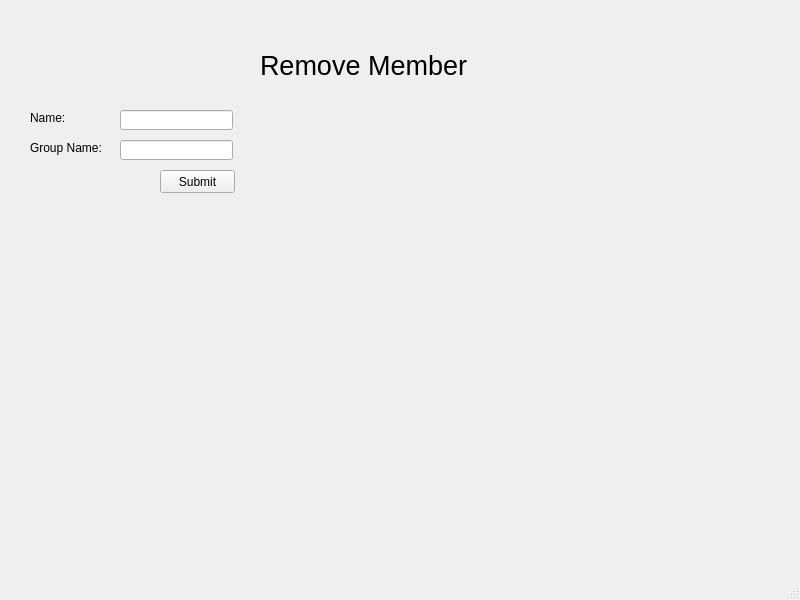
<?xml version="1.0" encoding="UTF-8"?>
<ui version="4.0">
 <class>MainWindow</class>
 <widget class="QMainWindow" name="MainWindow">
  <property name="geometry">
   <rect>
    <x>0</x>
    <y>0</y>
    <width>800</width>
    <height>600</height>
   </rect>
  </property>
  <property name="windowTitle">
   <string>MainWindow</string>
  </property>
  <widget class="QWidget" name="centralwidget">
   <widget class="QPushButton" name="submission_button">
    <property name="geometry">
     <rect>
      <x>160</x>
      <y>170</y>
      <width>75</width>
      <height>23</height>
     </rect>
    </property>
    <property name="text">
     <string>Submit</string>
    </property>
   </widget>
   <widget class="QLabel" name="title">
    <property name="geometry">
     <rect>
      <x>260</x>
      <y>20</y>
      <width>401</width>
      <height>91</height>
     </rect>
    </property>
    <property name="font">
     <font>
      <pointsize>20</pointsize>
     </font>
    </property>
    <property name="text">
     <string>Remove Member</string>
    </property>
   </widget>
   <widget class="QLineEdit" name="name_entry">
    <property name="geometry">
     <rect>
      <x>120</x>
      <y>110</y>
      <width>113</width>
      <height>20</height>
     </rect>
    </property>
    <property name="text">
     <string/>
    </property>
   </widget>
   <widget class="QLabel" name="name_label">
    <property name="geometry">
     <rect>
      <x>30</x>
      <y>110</y>
      <width>81</width>
      <height>16</height>
     </rect>
    </property>
    <property name="text">
     <string>Name:</string>
    </property>
   </widget>
   <widget class="QLineEdit" name="group_name_entry">
    <property name="geometry">
     <rect>
      <x>120</x>
      <y>140</y>
      <width>113</width>
      <height>20</height>
     </rect>
    </property>
    <property name="text">
     <string/>
    </property>
   </widget>
   <widget class="QLabel" name="group_name_label">
    <property name="geometry">
     <rect>
      <x>30</x>
      <y>140</y>
      <width>81</width>
      <height>16</height>
     </rect>
    </property>
    <property name="text">
     <string>Group Name:</string>
    </property>
   </widget>
  </widget>
  <widget class="QMenuBar" name="menubar">
   <property name="geometry">
    <rect>
     <x>0</x>
     <y>0</y>
     <width>800</width>
     <height>21</height>
    </rect>
   </property>
  </widget>
  <widget class="QStatusBar" name="statusbar"/>
 </widget>
 <resources/>
 <connections/>
</ui>
